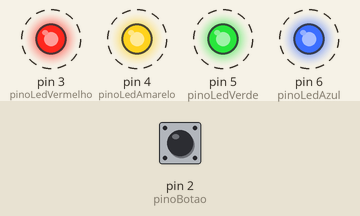
Recording of a sketch running on a simulated Arduino Uno, built with avr-gcc and run on an emulated ATmega328P. Shown: output pins drawn as LEDs (lit = HIGH). Dashed ring = blinking. The test bench sets the inputs (shaded band); at power-on: pin 2 (pinoBotao) LOW.

Above: at 2.0 s.
2.1 s: pin 2 (pinoBotao) pulled HIGH for 1 s
At 2.5 s:
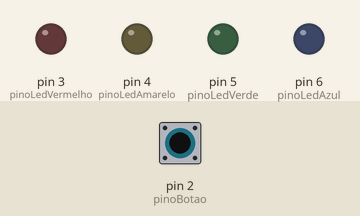
6.3 s: pin 2 (pinoBotao) pulled HIGH for 0.75 s
At 6.75 s:
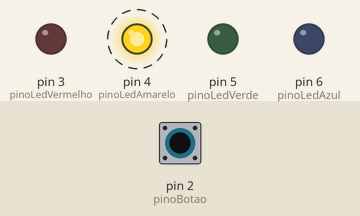
9.9 s: pin 2 (pinoBotao) pulled HIGH for 0.75 s
At 10.35 s:
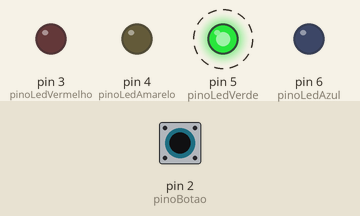
13.5 s: pin 2 (pinoBotao) pulled HIGH for 3.2 s
At 13.95 s:
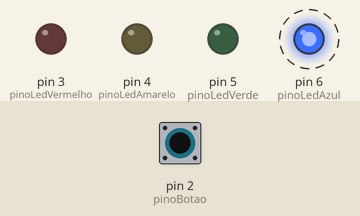
Timing chart, 0 to 19.2 s (numbered marks = the images above; inputs shaded):
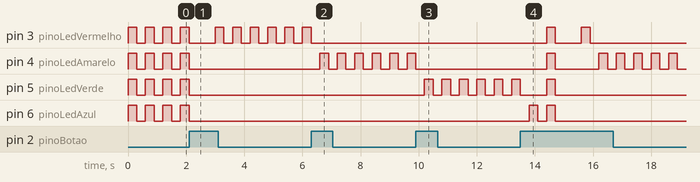

Measured:
- after the input at 2.1 s, pin 4 (pinoLedAmarelo), pin 5 (pinoLedVerde), pin 6 (pinoLedAzul): goes on until 2.1 s, then stays LOW
- after the input at 6.3 s, pin 3 (pinoLedVermelho): goes on until 6.3 s, then stays LOW; pin 4 (pinoLedAmarelo): alternates HIGH for 0.30 s and LOW for 0.30 s, starting after 0.30 s
- after the input at 9.9 s, pin 4 (pinoLedAmarelo): goes on until 9.9 s, then stays LOW; pin 5 (pinoLedVerde): alternates HIGH for 0.30 s and LOW for 0.30 s, starting after 0.30 s
- after the input at 13.5 s, pin 3 (pinoLedVermelho): alternates HIGH for 0.30 s and LOW for 0.90 s, 4 changes in all, then stays LOW, starting after 0.90 s; pin 4 (pinoLedAmarelo): goes HIGH 0.30 s, LOW 1.5 s, 4 × (HIGH 0.30 s, LOW 0.30 s), HIGH 0.30 s, then LOW, starting after 0.90 s
- by itself, pin 3 (pinoLedVermelho): repeats every 0.60 s: HIGH 0.30 s, LOW 0.30 s
- by itself, pin 4 (pinoLedAmarelo), pin 5 (pinoLedVerde), pin 6 (pinoLedAzul): alternates HIGH for 0.30 s and LOW for 0.30 s

The sketch:

pratica3code.ino
```cpp
#define pinoBotao 2
#define pinoLedVermelho 3
#define pinoLedAmarelo 4
#define pinoLedVerde 5
#define pinoLedAzul 6
#define tempoDelay 300

void setup()
{
	pinMode(pinoBotao, INPUT); // Define o pino 2 como input de tensao
	pinMode(pinoLedVermelho, OUTPUT); // Define o pino 3 como output de tensao
	pinMode(pinoLedAmarelo, OUTPUT); // Define o pino 4 como output de tensao
	pinMode(pinoLedVerde, OUTPUT); // Define o pino 5 como output de tensao
	pinMode(pinoLedAzul, OUTPUT); // Define o pino 6 como output de tensao

}

int cont = 1;

void loop()
{

    if(digitalRead(pinoBotao) == HIGH)
    {
	     cont = cont + 1;

			 if(cont > 6)
			 {
					cont = 1;
			 }
    }

    if(cont == 1)
		{
		  digitalWrite(pinoLedVermelho, HIGH);
      digitalWrite(pinoLedAmarelo, HIGH);
			digitalWrite(pinoLedVerde, HIGH);
			digitalWrite(pinoLedAzul, HIGH);

			delay(tempoDelay);

			digitalWrite(pinoLedVermelho, LOW);
      digitalWrite(pinoLedAmarelo, LOW);
			digitalWrite(pinoLedVerde, LOW);
			digitalWrite(pinoLedAzul, LOW);

			delay(tempoDelay);

		}
		else
		{
			digitalWrite(cont, HIGH);

			delay(tempoDelay);

			digitalWrite(cont, LOW);

			delay(tempoDelay);
		}
}
```
